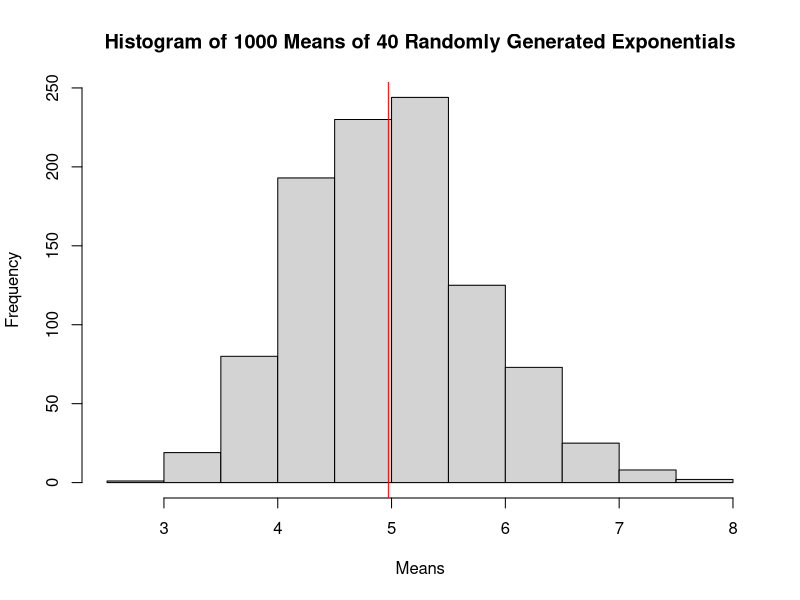
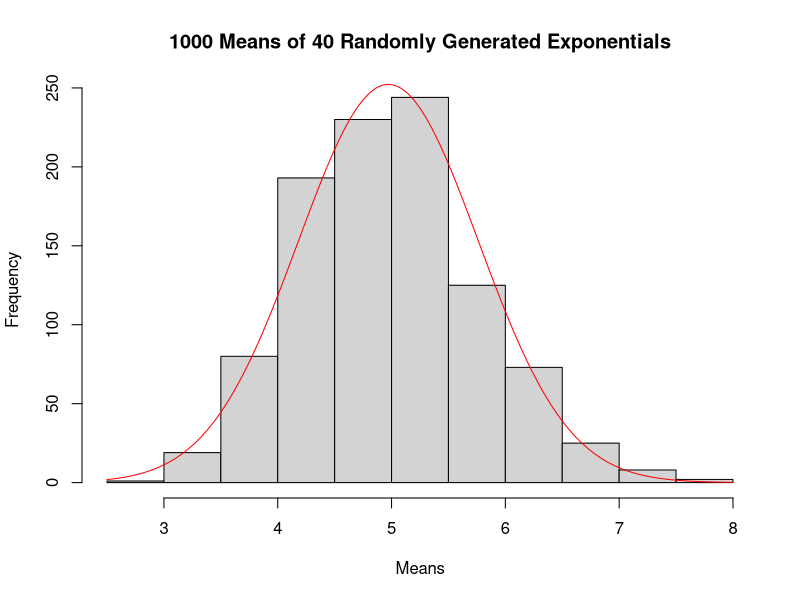
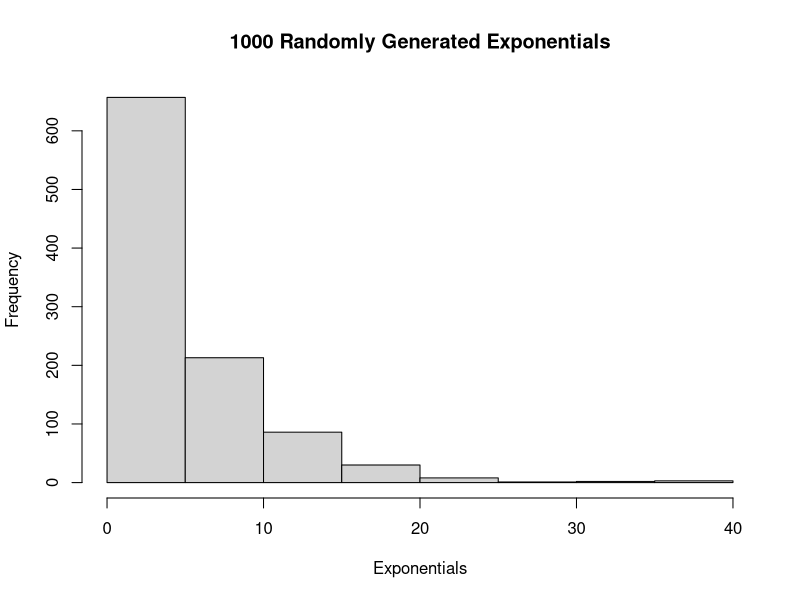
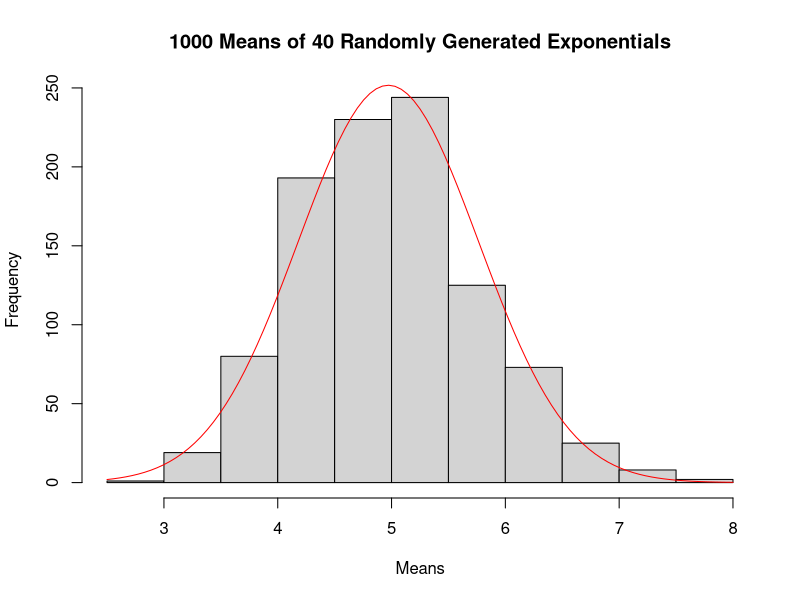

The R script that drew these images, in order:
## ---- chunk 1
knitr::opts_chunk$set(echo = TRUE)
## ---- chunk 2
# Exponential distribution with n=1000
exp1000 <- rexp(1000, 0.2)

# 1000-large distribution of means of exponential distributions with n=40
mns = NULL
for (i in 1:1000) mns = c(mns, mean(rexp(40, 0.2)))
## ---- chunk 3
sample_mean <- mean(mns)
hist(mns, xlab='Means', main = 'Histogram of 1000 Means of 40 Randomly Generated Exponentials')
abline(v=sample_mean, col='red')
## ---- chunk 4
sample_variance <- var(mns)
theoretical_variance <- (5/sqrt(40))^2
hist(mns, xlab='Means', main = '1000 Means of 40 Randomly Generated Exponentials')
x <- seq(min(mns), max(mns), length=1000)
curve(dnorm(x, mean=sample_mean, sd=sqrt(theoretical_variance))*500, add=TRUE, col='red')
## ---- chunk 5
hist(exp1000, xlab='Exponentials', main = '1000 Randomly Generated Exponentials')
hist(mns, xlab='Means', main = '1000 Means of 40 Randomly Generated Exponentials')
x <- seq(min(mns), max(mns), length=1000)
curve(dnorm(x, mean=sample_mean, sd=sqrt(sample_variance))*500, add=TRUE, col='red')
